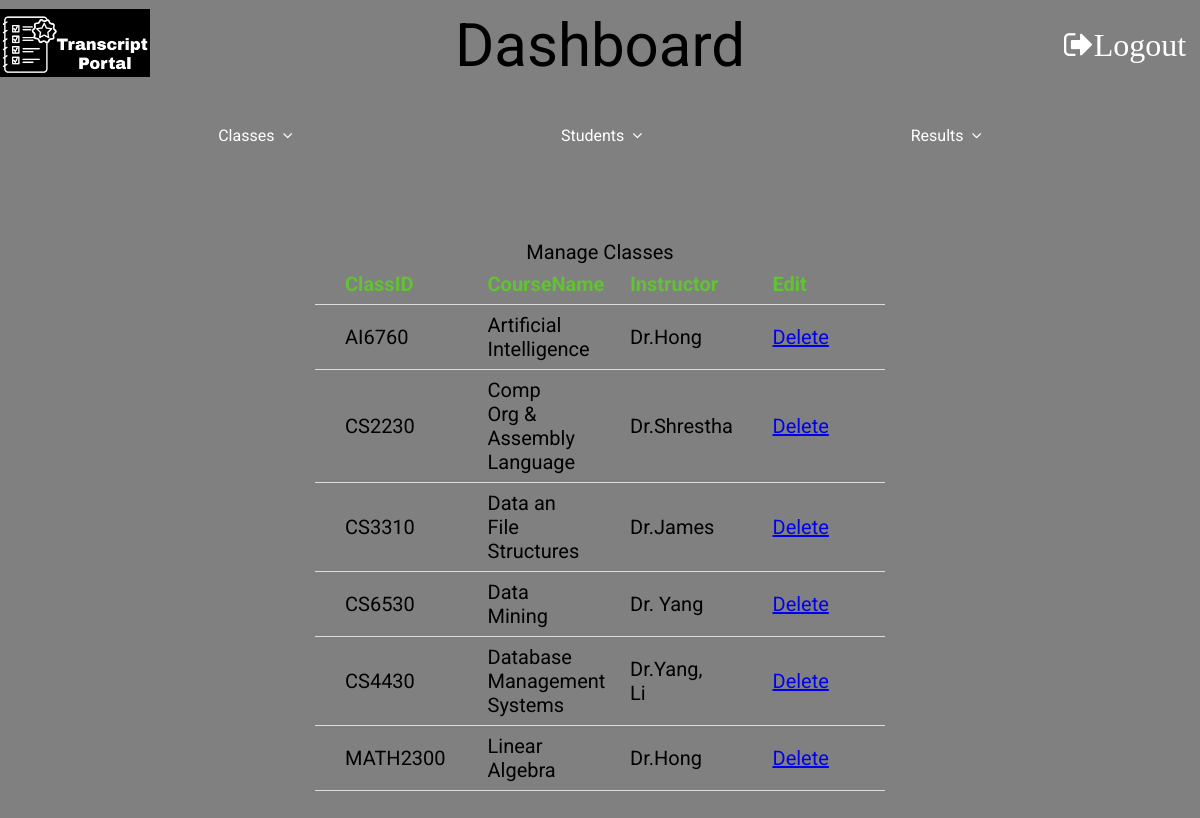
The page /manage_classes.php (signed in) on the database its author committed.
### tables this page shows
CREATE TABLE `class` (
  `name` varchar(30) NOT NULL,
  `id` varchar(25) DEFAULT NULL,
  `pname_class` varchar(100) DEFAULT NULL
);

### manage_classes.php (the view, shortened to what this page needs)
<!DOCTYPE html>
<html lang="en">
<head>
    <link rel="stylesheet" href="css/home.css">
    <link rel="stylesheet" href="./css/font-awesome-4.7.0/css/font-awesome.css">
    <link rel="stylesheet" type='text/css' href="css/manage.css">
</head>
<body style="background: grey; color: black">
    <div class="title">
        <a href="dashboard.php"><img src="./images/logo2.png" alt="" class="logo"></a>
        <span class="heading">Dashboard</span>
        <a href="logout.php" style="color: white"><span class="fa fa-sign-out fa-2x">Logout</span></a>
    </div>
    <div class="nav">
        <ul>
            <li class="dropdown" onclick="toggleDisplay('1')">
                <a href="" class="dropbtn">Classes &nbsp
                    <span class="fa fa-angle-down"></span>
                </a>
            </li>
            <li class="dropdown" onclick="toggleDisplay('2')">
                <a href="#" class="dropbtn">Students &nbsp
                    <span class="fa fa-angle-down"></span>
                </a>
            </li>
            <li class="dropdown" onclick="toggleDisplay('3')">
                <a href="#" class="dropbtn">Results &nbsp
                    <span class="fa fa-angle-down"></span>
                </a>
            </li>
        </ul>
    </div>
    <div class="main">
        <?php
            include('session.php');
            $sql = "SELECT `name`, `id`, `pname_class` FROM `class`";
            $result = mysqli_query($conn, $sql);
            if (mysqli_num_rows($result) > 0) {
               echo "<table>
                <caption>Manage Classes</caption>
                <tr>
                <th> ClassID</th>
                <th> CourseName</th>
                <th> Instructor </th>
                <th> Edit </th>
                </tr>";
                while($row = mysqli_fetch_array($result))
                  {
                  echo "<tr>";
                  echo "<td>" . $row['id'] . "</td>";
                  echo "<td>" . $row['name'] . "</td>";
                  echo "<td>" . $row['pname_class']."</td>";
                  echo "<td> <a href=\"manage_classes.php?parem=delete&amp;id={$row['id']}\"> Delete</a> </td>";
                  echo "</tr>";
                  }
                echo "</table>";
            } else {
                echo " NO RESULTS";
            }
        ?>
    </div>
</body>
</html>

### css/home.css (style rules this page uses)
body { margin: 0; font-family: 'Roboto', sans-serif; background-color: #222629; color: white; }
.title { display: grid; grid-template-rows: 50px; grid-template-columns: 150px 1fr 150px; align-items: center; padding: 20px 0; text-align: center; }
.logo { width: 150px; height: auto; }
.heading { font-size: 60px; }
.main { display: grid; align-items: center; font-size: 20px; padding-top: 80px; }
ul { list-style-type: none; margin: 20px 0 0 0; padding: 0; display: flex; overflow: hidden; justify-content: space-evenly; color:blue; }
li a,.dropbtn { display: inline-block; text-decoration: none; color: white; height: 40px; display: flex; align-items: center; padding: 5px 50px; }
li.dropdown { display: inline-block; }

### css/manage.css (style rules this page uses)
.main { display: grid; justify-content: center; padding: 30px; }
.main table { margin: 50px auto; }
.main table, th, td { border-collapse: collapse; text-align: left; table-layout: fixed; padding: 8px 30px; width: 50%; }
.main th { color: #61c232; }
th, td { border-bottom: 1px solid #ddd; }

### rows shown on the page
class: id "AI6760", name "Artificial Intelligence", pname_class "Dr.Hong"
class: id "CS2230", name "Comp Org & Assembly Language", pname_class "Dr.Shrestha"
class: id "CS3310", name "Data an File Structures", pname_class "Dr.James"
class: id "CS6530", name "Data Mining", pname_class "Dr. Yang"
class: id "CS4430", name "Database Management Systems", pname_class "Dr.Yang, Li"
class: id "MATH2300", name "Linear Algebra", pname_class "Dr.Hong"
